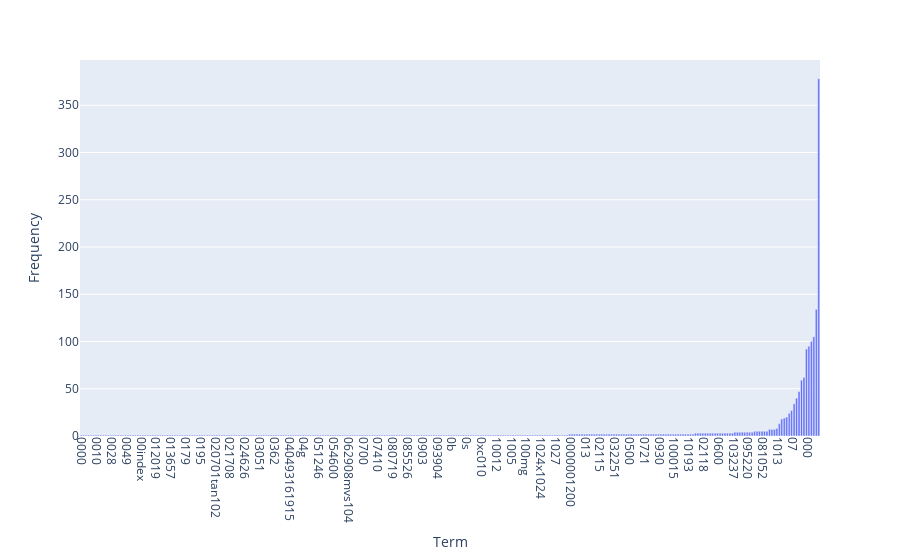

Notebook source saved alongside this figure:
### Markdown cell above
### >>> **Exercise 13 (take home):**
If you want a nicer interactive visualization here, I would encourage you try to install and use plotly to achieve this.

### Code cell
# Answer here
import plotly.express as px

term_frequencies = np.asarray(X_counts.sum(axis=0))[0]

df_test = pd.DataFrame({
    "Term":count_vect.get_feature_names_out()[:300],
    "Frequency":term_frequencies[:300]})

fig = px.bar(df_test,x='Term',y="Frequency")
fig.update_xaxes(categoryorder='total ascending')
fig.update_xaxes(tickangle=90)
fig.show()

### Figure 1 — Plotly figure (JSON) as saved in the notebook; plotly's stock layout.template omitted (floating-point values rounded to 4 significant figures; data arrays with more than 128 entries replaced by an {"elided": "..."} marker saying what was removed)
{"data": [{"alignmentgroup": "True", "hovertemplate": "Term=%{x}<br>Frequency=%{y}<extra></extra>", "legendgroup": "", "marker": {"color": "#636efa", "pattern": {"shape": ""}}, "name": "", "offsetgroup": "", "orientation": "v", "showlegend": false, "textposition": "auto", "type": "bar", "x": {"elided": "300 str values"}, "xaxis": "x", "y": {"elided": "300 int values"}, "yaxis": "y"}], "layout": {"barmode": "relative", "legend": {"tracegroupgap": 0}, "margin": {"t": 60}, "xaxis": {"anchor": "y", "categoryorder": "total ascending", "domain": [0, 1], "tickangle": 90, "title": {"text": "Term"}}, "yaxis": {"anchor": "x", "domain": [0, 1], "title": {"text": "Frequency"}}}}
